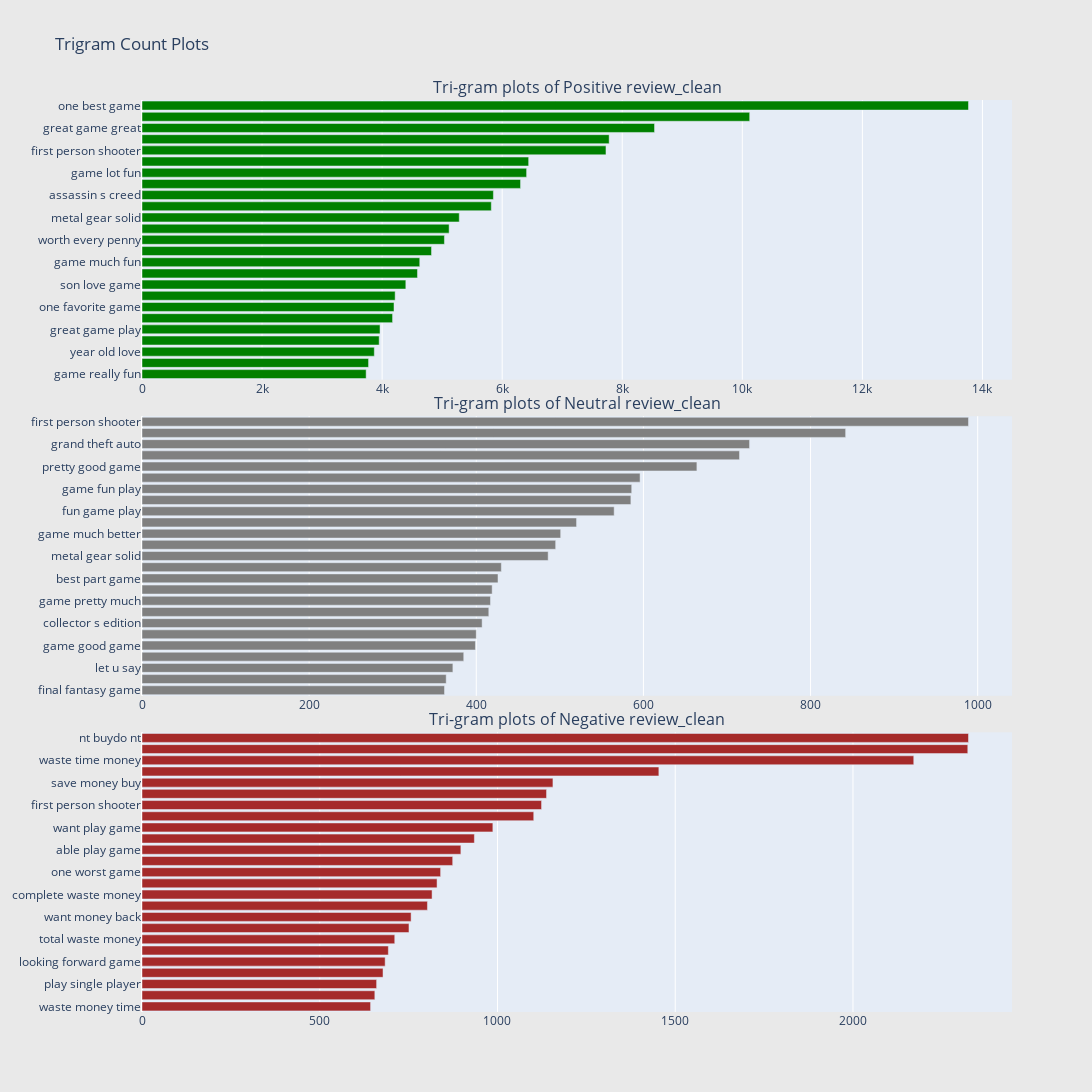

Notebook code cell kept with this figure:
### Markdown cell above
# Trigram Plots

### Code cell
TRIGRAM_NUM_SENT = 3

fd_sorted = return_sorted_df_by_word_count_and_word(review_pos, TRIGRAM_NUM_SENT)
trace0 = horizontal_bar_chart(fd_sorted.head(25), 'green')

fd_sorted = return_sorted_df_by_word_count_and_word(review_neu, TRIGRAM_NUM_SENT)
trace1 = horizontal_bar_chart(fd_sorted.head(25), 'grey')

fd_sorted = return_sorted_df_by_word_count_and_word(review_neg, TRIGRAM_NUM_SENT)
trace2 = horizontal_bar_chart(fd_sorted.head(25), 'brown')


fig = tools.make_subplots(
    rows=3, cols=1,
    vertical_spacing=0.04, horizontal_spacing=0.05,
    subplot_titles=[
        "Tri-gram plots of Positive review_clean", 
        "Tri-gram plots of Neutral review_clean",
        "Tri-gram plots of Negative review_clean"
    ]
)

fig.append_trace(trace0, 1, 1)
fig.append_trace(trace1, 2, 1)
fig.append_trace(trace2, 3, 1)

fig['layout'].update(height=1200, width=1200, paper_bgcolor='rgb(233,233,233)', title="Trigram Count Plots")
iplot(fig, filename='word-plots')

### Figure 1 — Plotly figure (JSON) as saved in the notebook; plotly's stock layout.template omitted (floating-point values rounded to 4 significant figures)
{"data": [{"marker": {"color": "green"}, "orientation": "h", "showlegend": false, "type": "bar", "x": [3734, 3774, 3870, 3951, 3965, 4174, 4198, 4217, 4395, 4589, 4627, 4823, 5038, 5116, 5285, 5819, 5854, 6306, 6407, 6441, 7729, 7782, 8538, 10123, 13768], "xaxis": "x", "y": ["game really fun", "year old daughter", "year old love", "fun game play", "great game play", "well worth money", "one favorite game", "game love game", "son love game", "great game game", "game much fun", "recommend game anyone", "worth every penny", "game one best", "metal gear solid", "grand theft auto", "assassin s creed", "highly recommend game", "game lot fun", "year old son", "first person shooter", "game great game", "great game great", "best game played", "one best game"], "yaxis": "y"}, {"marker": {"color": "grey"}, "orientation": "h", "showlegend": false, "type": "bar", "x": [362, 364, 372, 385, 399, 400, 407, 415, 417, 419, 426, 430, 486, 495, 501, 520, 565, 585, 586, 596, 664, 715, 727, 842, 989], "xaxis": "x2", "y": ["final fantasy game", "call duty game", "let u say", "baldur s gate", "game good game", "game pretty fun", "collector s edition", "want play game", "game pretty much", "much better game", "best part game", "single player mode", "metal gear solid", "year old son", "game much better", "game pretty good", "fun game play", "game lot fun", "game fun play", "single player game", "pretty good game", "single player campaign", "grand theft auto", "assassin s creed", "first person shooter"], "yaxis": "y2"}, {"marker": {"color": "brown"}, "orientation": "h", "showlegend": false, "type": "bar", "x": [643, 655, 660, 678, 684, 693, 711, 751, 757, 803, 816, 830, 840, 874, 897, 935, 987, 1102, 1124, 1138, 1156, 1454, 2171, 2323, 2325], "xaxis": "x3", "y": ["waste money time", "year old son", "play single player", "single player campaign", "looking forward game", "much better game", "total waste money", "never buy another", "want money back", "grand theft auto", "complete waste money", "game waste money", "one worst game", "assassin s creed", "able play game", "really looking forward", "want play game", "single player game", "first person shooter", "waste money game", "save money buy", "worst game played", "waste time money", "buydo nt buydo", "nt buydo nt"], "yaxis": "y3"}], "layout": {"annotations": [{"font": {"size": 16}, "showarrow": false, "text": "Tri-gram plots of Positive review_clean", "x": 0.5, "xanchor": "center", "xref": "paper", "y": 1, "yanchor": "bottom", "yref": "paper"}, {"font": {"size": 16}, "showarrow": false, "text": "Tri-gram plots of Neutral review_clean", "x": 0.5, "xanchor": "center", "xref": "paper", "y": 0.6533, "yanchor": "bottom", "yref": "paper"}, {"font": {"size": 16}, "showarrow": false, "text": "Tri-gram plots of Negative review_clean", "x": 0.5, "xanchor": "center", "xref": "paper", "y": 0.3067, "yanchor": "bottom", "yref": "paper"}], "height": 1200, "paper_bgcolor": "rgb(233,233,233)", "title": {"text": "Trigram Count Plots"}, "width": 1200, "xaxis": {"anchor": "y", "domain": [0, 1]}, "xaxis2": {"anchor": "y2", "domain": [0, 1]}, "xaxis3": {"anchor": "y3", "domain": [0, 1]}, "yaxis": {"anchor": "x", "domain": [0.6933, 1]}, "yaxis2": {"anchor": "x2", "domain": [0.3467, 0.6533]}, "yaxis3": {"anchor": "x3", "domain": [0, 0.3067]}}}
